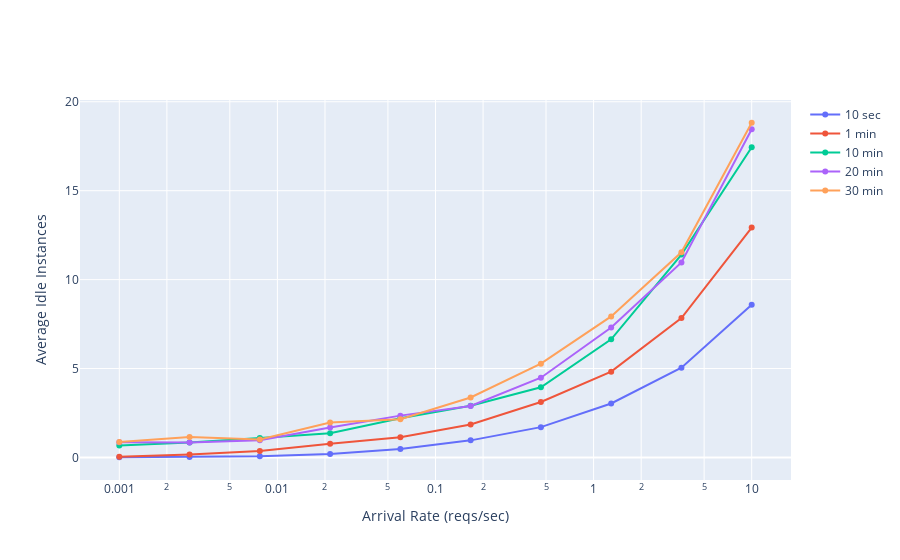

Write notebook code for a chart like this one.
### Code cell
plot_fig_for_col('inst_idle_count_avg', 'Average Idle Instances')

### Figure 1 — Plotly figure (JSON) as saved in the notebook; plotly's stock layout.template omitted (floating-point values rounded to 4 significant figures)
{"data": [{"mode": "markers+lines", "name": "10 sec", "type": "scatter", "x": [0.001, 0.002783, 0.007743, 0.02154, 0.05995, 0.1668, 0.4642, 1.292, 3.594, 10], "y": [0.01095, 0.02709, 0.06517, 0.1935, 0.4716, 0.9604, 1.703, 3.033, 5.044, 8.581]}, {"mode": "markers+lines", "name": "1 min", "type": "scatter", "x": [0.001, 0.002783, 0.007743, 0.02154, 0.05995, 0.1668, 0.4642, 1.292, 3.594, 10], "y": [0.0408, 0.1689, 0.3603, 0.7712, 1.13, 1.856, 3.12, 4.824, 7.836, 12.93]}, {"mode": "markers+lines", "name": "10 min", "type": "scatter", "x": [0.001, 0.002783, 0.007743, 0.02154, 0.05995, 0.1668, 0.4642, 1.292, 3.594, 10], "y": [0.6669, 0.84, 1.088, 1.366, 2.206, 2.906, 3.945, 6.639, 11.41, 17.44]}, {"mode": "markers+lines", "name": "20 min", "type": "scatter", "x": [0.001, 0.002783, 0.007743, 0.02154, 0.05995, 0.1668, 0.4642, 1.292, 3.594, 10], "y": [0.849, 0.8406, 0.9657, 1.688, 2.351, 2.891, 4.483, 7.31, 10.97, 18.45]}, {"mode": "markers+lines", "name": "30 min", "type": "scatter", "x": [0.001, 0.002783, 0.007743, 0.02154, 0.05995, 0.1668, 0.4642, 1.292, 3.594, 10], "y": [0.8633, 1.153, 1.006, 1.96, 2.15, 3.374, 5.273, 7.931, 11.54, 18.82]}], "layout": {"xaxis": {"title": {"text": "Arrival Rate (reqs/sec)"}, "type": "log"}, "yaxis": {"title": {"text": "Average Idle Instances"}}}}
